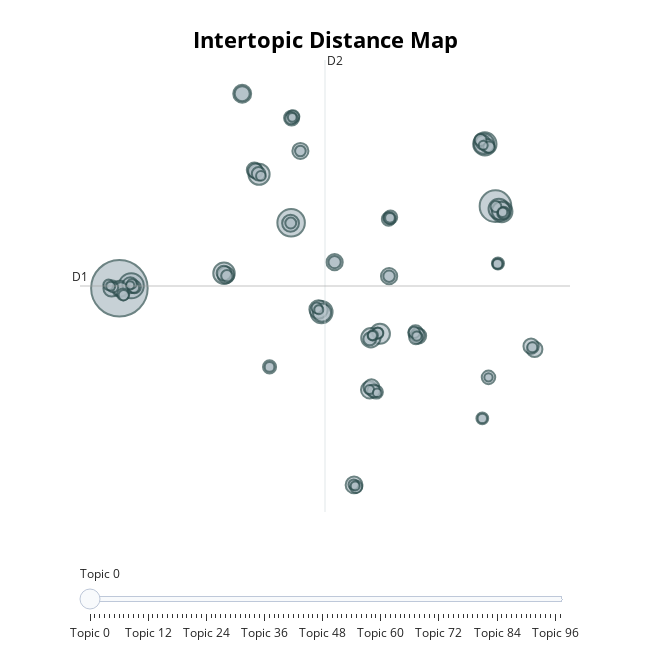

Notebook cell for this chart:
### Code cell
model_test.visualize_topics()
